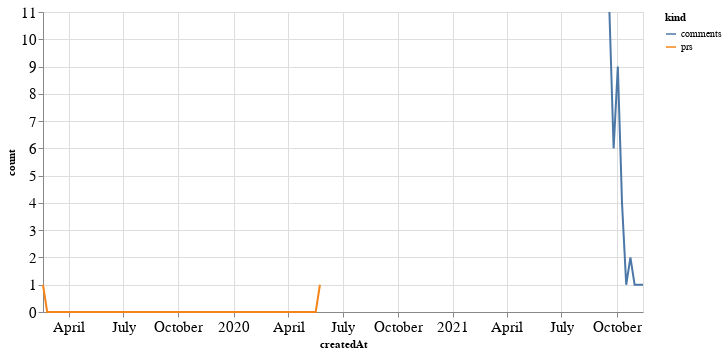

Write notebook code for a chart like this one.
### Code cell
alt.Chart(total_time, width=600).mark_line().encode(
    x='createdAt',
    y='count',
    color='kind'
)

### Figure 1 — Vega-Lite specification as saved in the notebook (floating-point values rounded to 4 significant figures; data arrays with more than 128 entries replaced by an {"elided": "..."} marker saying what was removed)
{"config": {"axisLeft": {"labelFontSize": 15}, "axisBottom": {"labelFontSize": 15}}, "data": {"name": "data-1327926e8454ec58dc359c3af6e92ddf"}, "mark": "line", "encoding": {"color": {"type": "nominal", "field": "kind"}, "x": {"type": "temporal", "field": "createdAt"}, "y": {"type": "quantitative", "field": "count"}}, "width": 600, "$schema": "https://vega.github.io/schema/vega-lite/v4.8.1.json", "datasets": {"data-1327926e8454ec58dc359c3af6e92ddf": {"elided": "152 records"}}}
